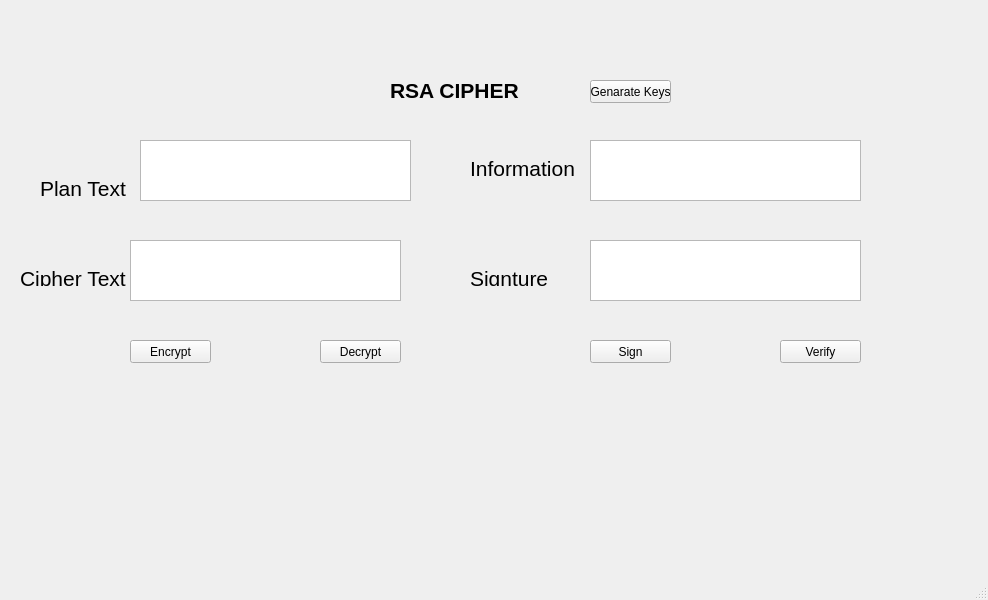
<?xml version="1.0" encoding="UTF-8"?>
<ui version="4.0">
 <class>MainWindow</class>
 <widget class="QMainWindow" name="MainWindow">
  <property name="geometry">
   <rect>
    <x>0</x>
    <y>0</y>
    <width>988</width>
    <height>600</height>
   </rect>
  </property>
  <property name="windowTitle">
   <string>MainWindow</string>
  </property>
  <widget class="QWidget" name="centralwidget">
   <widget class="QLabel" name="label">
    <property name="geometry">
     <rect>
      <x>390</x>
      <y>80</y>
      <width>131</width>
      <height>20</height>
     </rect>
    </property>
    <property name="font">
     <font>
      <pointsize>16</pointsize>
      <weight>75</weight>
      <bold>true</bold>
     </font>
    </property>
    <property name="text">
     <string>RSA CIPHER</string>
    </property>
   </widget>
   <widget class="QLabel" name="label_2">
    <property name="geometry">
     <rect>
      <x>40</x>
      <y>180</y>
      <width>91</width>
      <height>16</height>
     </rect>
    </property>
    <property name="font">
     <font>
      <pointsize>16</pointsize>
     </font>
    </property>
    <property name="text">
     <string>Plan Text</string>
    </property>
   </widget>
   <widget class="QLabel" name="label_3">
    <property name="geometry">
     <rect>
      <x>470</x>
      <y>270</y>
      <width>81</width>
      <height>16</height>
     </rect>
    </property>
    <property name="font">
     <font>
      <pointsize>16</pointsize>
     </font>
    </property>
    <property name="text">
     <string>Signture</string>
    </property>
   </widget>
   <widget class="QLabel" name="label_4">
    <property name="geometry">
     <rect>
      <x>470</x>
      <y>160</y>
      <width>111</width>
      <height>16</height>
     </rect>
    </property>
    <property name="font">
     <font>
      <pointsize>16</pointsize>
     </font>
    </property>
    <property name="text">
     <string>Information</string>
    </property>
   </widget>
   <widget class="QLabel" name="label_5">
    <property name="geometry">
     <rect>
      <x>20</x>
      <y>270</y>
      <width>111</width>
      <height>16</height>
     </rect>
    </property>
    <property name="font">
     <font>
      <pointsize>16</pointsize>
     </font>
    </property>
    <property name="text">
     <string>Cipher Text</string>
    </property>
   </widget>
   <widget class="QTextEdit" name="plantext_txt">
    <property name="geometry">
     <rect>
      <x>140</x>
      <y>140</y>
      <width>271</width>
      <height>61</height>
     </rect>
    </property>
   </widget>
   <widget class="QTextEdit" name="ciphertext_txt">
    <property name="geometry">
     <rect>
      <x>130</x>
      <y>240</y>
      <width>271</width>
      <height>61</height>
     </rect>
    </property>
   </widget>
   <widget class="QTextEdit" name="information_txt">
    <property name="geometry">
     <rect>
      <x>590</x>
      <y>140</y>
      <width>271</width>
      <height>61</height>
     </rect>
    </property>
   </widget>
   <widget class="QTextEdit" name="signture_txt">
    <property name="geometry">
     <rect>
      <x>590</x>
      <y>240</y>
      <width>271</width>
      <height>61</height>
     </rect>
    </property>
   </widget>
   <widget class="QPushButton" name="genaratekeys_btn">
    <property name="geometry">
     <rect>
      <x>590</x>
      <y>80</y>
      <width>81</width>
      <height>23</height>
     </rect>
    </property>
    <property name="text">
     <string>Genarate Keys</string>
    </property>
   </widget>
   <widget class="QPushButton" name="encrypt_btn">
    <property name="geometry">
     <rect>
      <x>130</x>
      <y>340</y>
      <width>81</width>
      <height>23</height>
     </rect>
    </property>
    <property name="text">
     <string>Encrypt</string>
    </property>
   </widget>
   <widget class="QPushButton" name="decrypt_btn">
    <property name="geometry">
     <rect>
      <x>320</x>
      <y>340</y>
      <width>81</width>
      <height>23</height>
     </rect>
    </property>
    <property name="text">
     <string>Decrypt</string>
    </property>
   </widget>
   <widget class="QPushButton" name="verify_btn">
    <property name="geometry">
     <rect>
      <x>780</x>
      <y>340</y>
      <width>81</width>
      <height>23</height>
     </rect>
    </property>
    <property name="text">
     <string>Verify</string>
    </property>
   </widget>
   <widget class="QPushButton" name="sign_btn">
    <property name="geometry">
     <rect>
      <x>590</x>
      <y>340</y>
      <width>81</width>
      <height>23</height>
     </rect>
    </property>
    <property name="text">
     <string>Sign</string>
    </property>
   </widget>
  </widget>
  <widget class="QMenuBar" name="menubar">
   <property name="geometry">
    <rect>
     <x>0</x>
     <y>0</y>
     <width>988</width>
     <height>21</height>
    </rect>
   </property>
  </widget>
  <widget class="QStatusBar" name="statusbar"/>
 </widget>
 <resources/>
 <connections/>
</ui>
